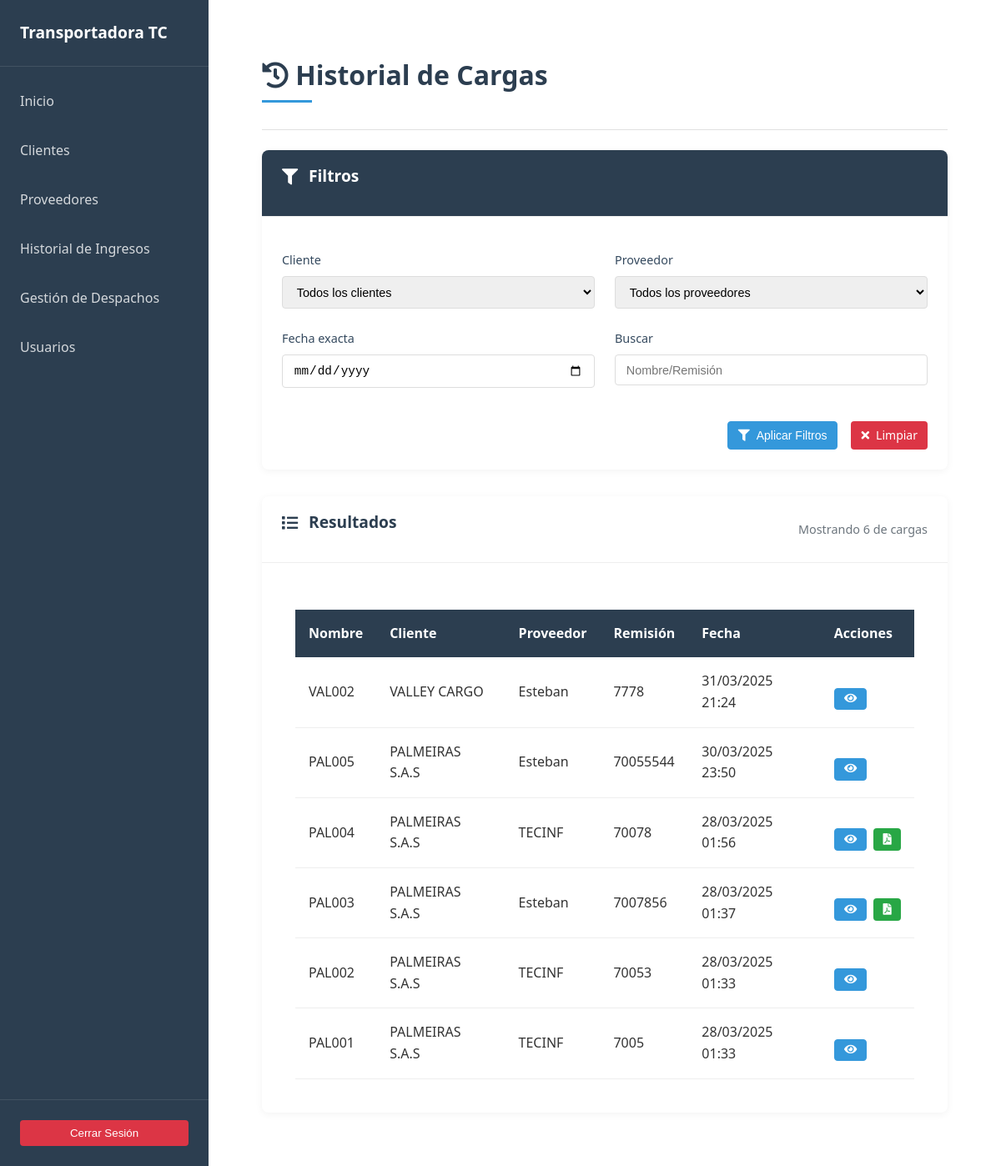
Before: /cargas/historial/ (signed in) with the older database file.
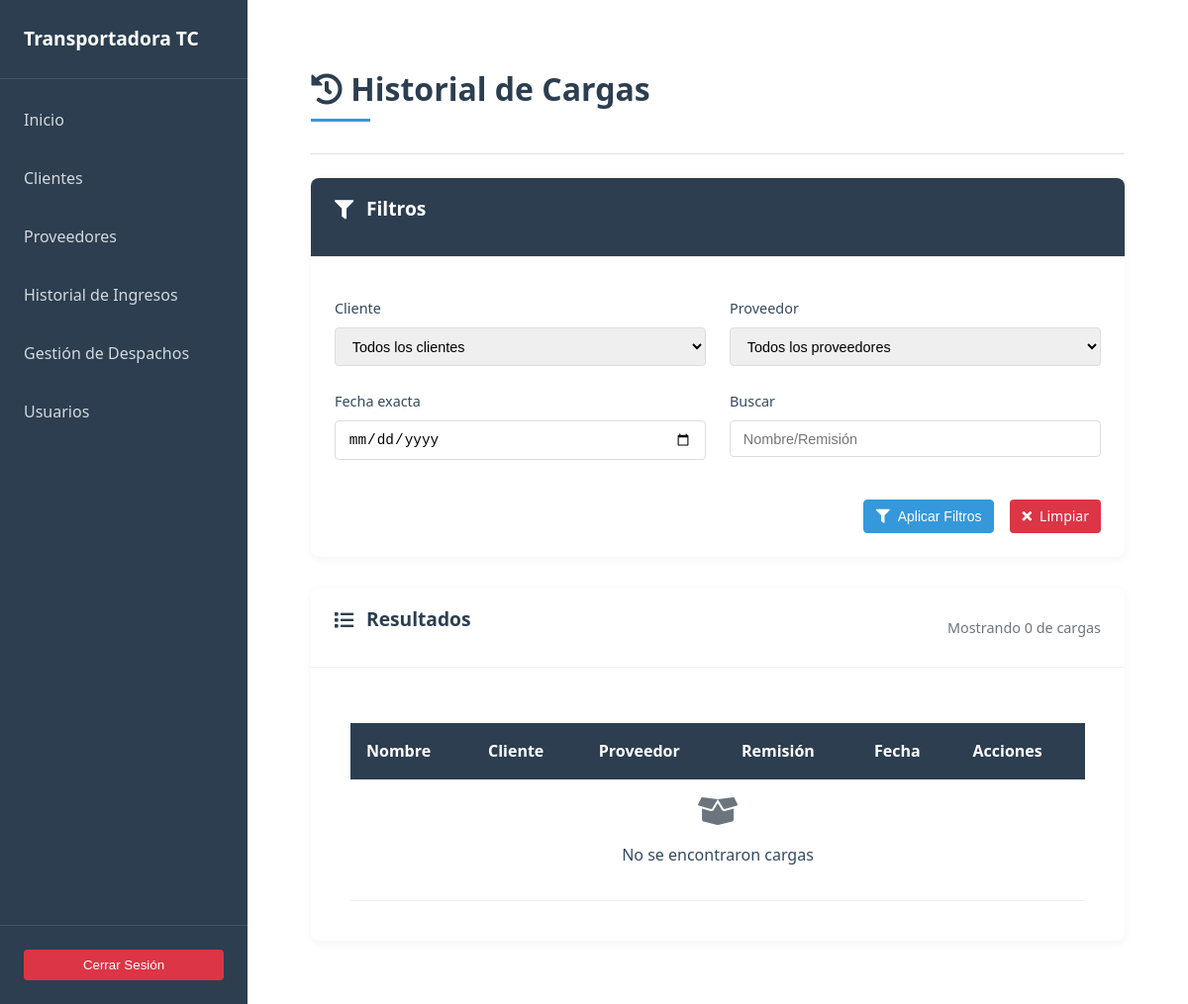
After: the same page with the newer database file.
### cargas/models.py (models this page shows, shortened)
class Carga(models.Model):
    nombre = models.CharField(max_length=20, unique=True)
    cliente = models.ForeignKey(Cliente, on_delete=models.CASCADE, related_name='cargas')
    proveedor = models.ForeignKey(Proveedor, on_delete=models.CASCADE, related_name='cargas')
    fecha = models.DateTimeField(auto_now_add=True)
    remision = models.CharField(unique=True, max_length=20)
    observaciones = models.TextField(blank=True, null=True)
    archivo_factura = models.FileField(upload_to='facturas/', blank=True, null=True)

### clientes/models.py (models this page shows, shortened)
class Cliente(models.Model):
    nit = models.CharField(max_length=255, default="", unique=True, blank=False)
    nombre = models.CharField(max_length=255, blank=False)
    email = models.EmailField()
    telefono = models.CharField(max_length=15)
    ciudad = models.CharField(max_length=255)
    direccion = models.CharField(max_length=255)
    proveedores = models.ManyToManyField(Proveedor, related_name="clientes", blank=True)
    fecha_creacion = models.DateTimeField(auto_now_add=True)

### proveedores/models.py (models this page shows, shortened)
class Proveedor(models.Model):
    nit = models.CharField(default='',max_length=255, unique=True, blank=True, null=True)
    nombre = models.CharField(max_length=255)
    contacto = models.CharField(default='',max_length=255, null=True,blank=True)
    fecha_creacion = models.DateTimeField(auto_now_add=True)

### cargas/views.py (the view)
# urls.py: path('historial/', views.historial_cargas, name='historial_cargas'),
@login_required
def historial_cargas(request):
    cargas = Carga.objects.select_related('cliente', 'proveedor').order_by('-fecha')
    cliente_id = request.GET.get('cliente')
    proveedor_id = request.GET.get('proveedor')
    fecha = request.GET.get('fecha')
    busqueda = request.GET.get('q')
    if cliente_id:
        cargas = cargas.filter(cliente_id=cliente_id)
    if proveedor_id:
        cargas = cargas.filter(proveedor_id=proveedor_id)
    if fecha:
        try:
            fecha_date = datetime.strptime(fecha, '%Y-%m-%d').date()
            cargas = cargas.filter(fecha__date=fecha_date)
        except ValueError:
            pass
    if busqueda:
        cargas = cargas.filter(
            Q(nombre__icontains=busqueda) |
            Q(remision__icontains=busqueda) |
            Q(observaciones__icontains=busqueda)
        )
    context = {
        'cargas': cargas,
        'clientes': Cliente.objects.all().order_by('nombre'),
        'proveedores': Proveedor.objects.all().order_by('nombre'),
        'query_params': request.GET.urlencode().replace('page=', '')  # Para paginación
    }
    return render(request, 'cargas/historial_cargas.html', context)

### cargas/templates/cargas/historial_cargas.html (shortened to what the changed rows need)
{% extends 'base.html' %}
{% load static %}
{% block content %}
<main class="main-content">
    <header class="content__header content__header--flex">
        <h1 class="content__title">
            <i class="fas fa-history"></i> Historial de Cargas
        </h1>
    </header>
    <section class="content__body">
        <div class="results-card">
            <div class="card__header">
                <h3 class="card__title">
                    <i class="fas fa-list"></i> Resultados
                </h3>
                <span class="card__subtitle">
                    Mostrando {{ cargas|length }} de {{ total_cargas }} cargas
                </span>
            </div>
            <div class="card__body">
                <div class="table-container">
                    <table class="data-table">
                        <thead>
                            <tr>
                                <th>Nombre</th>
                                <th>Cliente</th>
                                <th>Proveedor</th>
                                <th>Remisión</th>
                                <th>Fecha</th>
                                <th>Acciones</th>
                            </tr>
                        </thead>
                        <tbody>
                            {% for carga in cargas %}
                            <tr>
                                <td data-label="Nombre">{{ carga.nombre }}</td>
                                <td data-label="Cliente">{{ carga.cliente.nombre }}</td>
                                <td data-label="Proveedor">{{ carga.proveedor.nombre }}</td>
                                <td data-label="Remisión">{{ carga.remision }}</td>
                                <td data-label="Fecha">{{ carga.fecha|date:"d/m/Y H:i" }}</td>
                                <td data-label="Acciones" class="actions-cell">
                                    <div class="actions-group">
                                        <a href="{% url 'detalle_carga' carga.id %}" class="btn btn--primary btn--sm btn--icon" title="Ver detalle" data-toggle="tooltip">
                                            <i class="fas fa-eye"></i>
                                        </a>
                                        {% if carga.archivo_factura %}
                                        <a href="{{ carga.archivo_factura.url }}" class="btn btn--success btn--sm btn--icon" title="Descargar factura" download data-toggle="tooltip">
                                            <i class="fas fa-file-pdf"></i>
                                        </a>
                                        {% endif %}
                                    </div>
                                </td>
                            </tr>
                            {% empty %}
                            <tr>
                                <td colspan="6" class="empty-table">
                                    <i class="fas fa-box-open empty-table__icon"></i>
                                    <p class="empty-table__message">No se encontraron cargas</p>
                                </td>
                            </tr>
                            {% endfor %}
                        </tbody>
                    </table>
                </div>
            </div>
        </div>
    </section>
</main>
{% endblock %}

Changed rows visible on the page:
removed Carga: nombre "VAL002", cliente.nombre "VALLEY CARGO", proveedor.nombre "Esteban", remision "7778", fecha "31/03/2025 21:24"
removed Carga: nombre "PAL005", cliente.nombre "PALMEIRAS S.A.S", proveedor.nombre "Esteban", remision "70055544", fecha "30/03/2025 23:50"
removed Carga: nombre "PAL004", cliente.nombre "PALMEIRAS S.A.S", proveedor.nombre "TECINF", remision "70078", fecha "28/03/2025 01:56"
removed Carga: nombre "PAL003", cliente.nombre "PALMEIRAS S.A.S", proveedor.nombre "Esteban", remision "7007856", fecha "28/03/2025 01:37"
removed Carga: nombre "PAL002", cliente.nombre "PALMEIRAS S.A.S", proveedor.nombre "TECINF", remision "70053", fecha "28/03/2025 01:33"
removed Carga: nombre "PAL001", cliente.nombre "PALMEIRAS S.A.S", proveedor.nombre "TECINF", remision "7005", fecha "28/03/2025 01:33"
Other visible differences:
{{ cargas|length }}: "6" → "0"
text now shown: "No se encontraron cargas"
